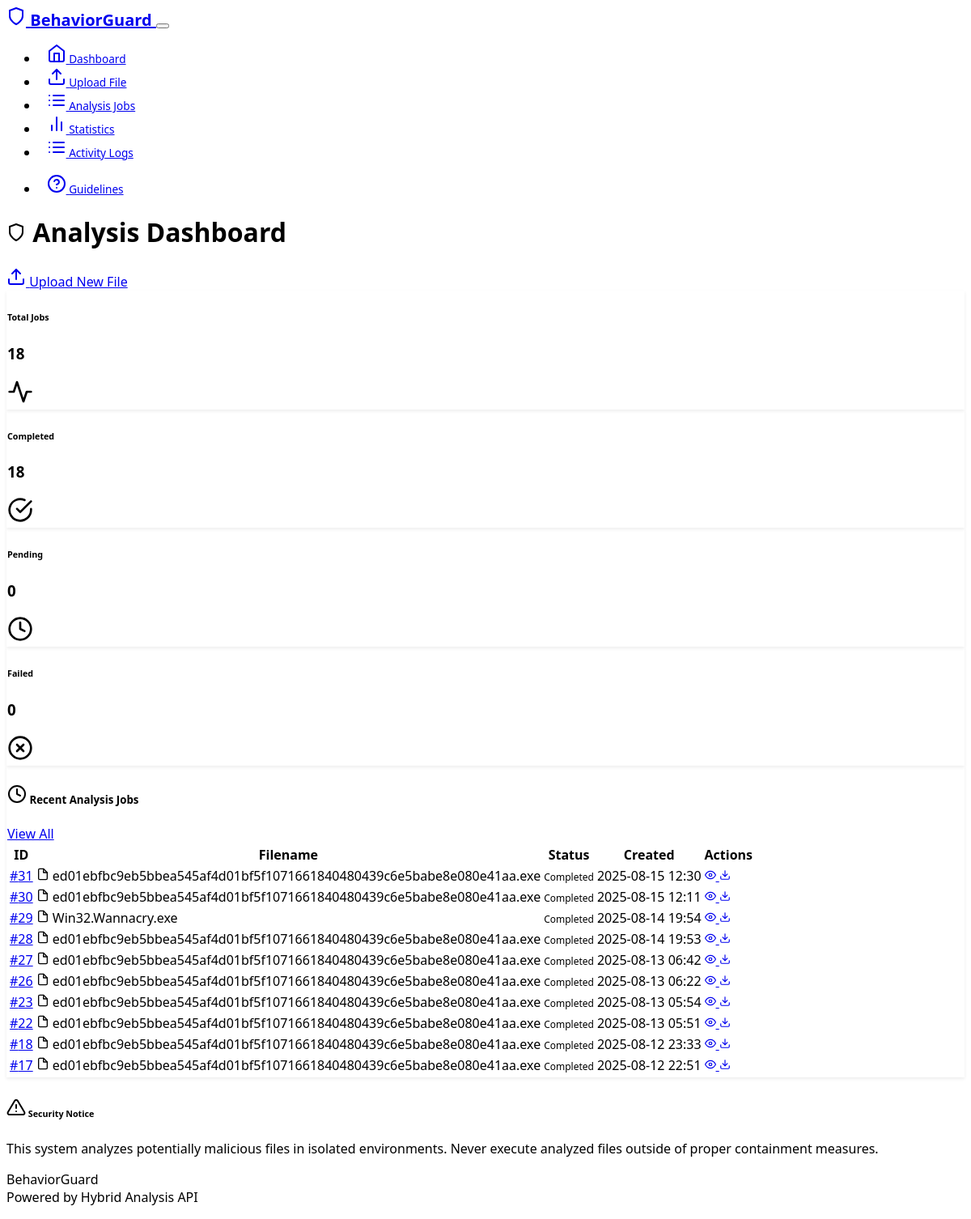
The page / on the database its author committed.
### models.py (models this page shows, shortened)
class AnalysisJob(db.Model):
    id = db.Column(db.Integer, primary_key=True)
    filename = db.Column(db.String(255), nullable=False)
    file_path = db.Column(db.String(500), nullable=False)
    file_hash = db.Column(db.String(64), nullable=False)
    file_size = db.Column(db.Integer, nullable=False)
    status = db.Column(db.Enum(AnalysisStatus), default=AnalysisStatus.PENDING)
    created_at = db.Column(db.DateTime, default=datetime.utcnow)
    updated_at = db.Column(db.DateTime, default=datetime.utcnow, onupdate=datetime.utcnow)
    hybrid_job_id = db.Column(db.String(100))
    hybrid_status = db.Column(db.String(50))
    sandbox_report = db.Column(db.Text)  # JSON string
    network_analysis = db.Column(db.Text)  # JSON string
    process_analysis = db.Column(db.Text)  # JSON string
    yara_matches = db.Column(db.Text)  # JSON string
    iocs = db.Column(db.Text)  # JSON string
    report_path = db.Column(db.String(500))
    error_message = db.Column(db.Text)

### routes/upload.py (the view)
@upload_bp.route('/')
def index():
    try:
        total_jobs = AnalysisJob.query.count()
        completed_jobs = AnalysisJob.query.filter(AnalysisJob.status == AnalysisStatus.COMPLETED).count()
        failed_jobs = AnalysisJob.query.filter(AnalysisJob.status == AnalysisStatus.FAILED).count()
        pending_jobs = AnalysisJob.query.filter(AnalysisJob.status.in_([
            AnalysisStatus.PENDING,
            AnalysisStatus.UPLOADING,
            AnalysisStatus.SANDBOX_SUBMITTED,
            AnalysisStatus.ANALYZING,
            AnalysisStatus.GENERATING_REPORT
        ])).count()
        recent_jobs = AnalysisJob.query.order_by(AnalysisJob.created_at.desc()).limit(10).all()
        stats = {
            'total': total_jobs,
            'completed': completed_jobs,
            'failed': failed_jobs,
            'pending': pending_jobs
        }
        return render_template('index.html', recent_jobs=recent_jobs, stats=stats)
    except Exception as e:
        logger.error(f"Error loading index page: {e}")
        return render_template('index.html', recent_jobs=[], stats={'total': 0, 'completed': 0, 'failed': 0, 'pending': 0})

### templates/index.html (shortened to what this page needs)
{% extends "base.html" %}
{% block content %}
<div class="row">
    <div class="col-12">
        <div class="d-flex justify-content-between align-items-center mb-4">
            <h1 class="h2">
                <i data-feather="shield" class="me-2"></i>
                Analysis Dashboard
            </h1>
            <a href="{{ url_for('upload.upload_file') }}" class="btn btn-primary">
                <i data-feather="upload" class="me-2"></i>
                Upload New File
            </a>
        </div>
    </div>
</div>
<div class="row mb-4">
    <div class="col-md-3">
        <div class="card bg-primary">
            <div class="card-body">
                <div class="d-flex justify-content-between">
                    <div>
                        <h6 class="card-title text-white">Total Jobs</h6>
                        <h3 class="text-white" id="total-jobs">{{ stats.total if stats else 0 }}</h3>
                    </div>
                    <div>
                        <i data-feather="activity" class="text-white" width="32" height="32"></i>
                    </div>
                </div>
            </div>
        </div>
    </div>
    <div class="col-md-3">
        <div class="card bg-success">
            <div class="card-body">
                <div class="d-flex justify-content-between">
                    <div>
                        <h6 class="card-title text-white">Completed</h6>
                        <h3 class="text-white" id="completed-jobs">{{ stats.completed if stats else 0 }}</h3>
                    </div>
                    <div>
                        <i data-feather="check-circle" class="text-white" width="32" height="32"></i>
                    </div>
                </div>
            </div>
        </div>
    </div>
    <div class="col-md-3">
        <div class="card bg-warning">
            <div class="card-body">
                <div class="d-flex justify-content-between">
                    <div>
                        <h6 class="card-title text-dark">Pending</h6>
                        <h3 class="text-dark" id="pending-jobs">{{ stats.pending if stats else 0 }}</h3>
                    </div>
                    <div>
                        <i data-feather="clock" class="text-dark" width="32" height="32"></i>
                    </div>
                </div>
            </div>
        </div>
    </div>
    <div class="col-md-3">
        <div class="card bg-danger">
            <div class="card-body">
                <div class="d-flex justify-content-between">
                    <div>
                        <h6 class="card-title text-white">Failed</h6>
                        <h3 class="text-white" id="failed-jobs">{{ stats.failed if stats else 0 }}</h3>
                    </div>
                    <div>
                        <i data-feather="x-circle" class="text-white" width="32" height="32"></i>
                    </div>
                </div>
            </div>
        </div>
    </div>
</div>
<div class="row">
    <div class="col-12">
        <div class="card">
            <div class="card-header d-flex justify-content-between align-items-center">
                <h5 class="card-title mb-0">
                    <i data-feather="clock" class="me-2"></i>
                    Recent Analysis Jobs
                </h5>
                <a href="{{ url_for('analysis.list_jobs') }}" class="btn btn-outline-secondary btn-sm">
                    View All
                </a>
            </div>
            <div class="card-body">
                {% if recent_jobs %}
                    <div class="table-responsive">
                        <table class="table table-hover">
                            <thead>
                                <tr>
                                    <th>ID</th>
                                    <th>Filename</th>
                                    <th>Status</th>
                                    <th>Created</th>
                                    <th>Actions</th>
                                </tr>
                            </thead>
                            <tbody>
                                {% for job in recent_jobs %}
                                    <tr>
                                        <td>
                                            <a href="{{ url_for('analysis.view_job', job_id=job.id) }}" class="text-decoration-none">
                                                #{{ job.id }}
                                            </a>
                                        </td>
                                        <td>
                                            <div class="d-flex align-items-center">
                                                <i data-feather="file" class="me-2 text-muted" width="16" height="16"></i>
                                                <span class="text-truncate" style="max-width: 200px;">{{ job.filename }}</span>
                                            </div>
                                        </td>
                                        <td>
                                            <span class="badge bg-{{ 'success' if job.status.value == 'completed' else 'warning' if job.status.value == 'pending' else 'danger' if job.status.value == 'failed' else 'info' }}">
                                                {{ job.status.value.title() }}
                                            </span>
                                        </td>
                                        <td class="text-muted small">
                                            {{ job.created_at.strftime('%Y-%m-%d %H:%M') }}
                                        </td>
                                        <td>
                                            <div class="btn-group btn-group-sm">
                                                <a href="{{ url_for('analysis.view_job', job_id=job.id) }}"
                                                   class="btn btn-outline-primary" title="View Details">
                                                    <i data-feather="eye" width="14" height="14"></i>
                                                </a>
                                                {% if job.report_path %}
                                                    <a href="{{ url_for('analysis.download_report', job_id=job.id) }}"
                                                       class="btn btn-outline-success" title="Download Report">
                                                        <i data-feather="download" width="14" height="14"></i>
                                                    </a>
                                                {% endif %}
                                            </div>
                                        </td>
                                    </tr>
                                {% endfor %}
                            </tbody>
                        </table>
                    </div>
                {% endif %}
            </div>
        </div>
    </div>
</div>
{% endblock %}

### templates/base.html (shortened to what this page needs)
<!DOCTYPE html>
<html lang="en" data-bs-theme="dark">
<head>
    <link href="https://cdn.replit.com/agent/bootstrap-agent-dark-theme.min.css" rel="stylesheet">
    <link rel="stylesheet" href="{{ url_for('static', filename='css/style.css') }}">
</head>
<body>
    <nav class="navbar navbar-expand-lg navbar-dark bg-dark border-bottom">
        <div class="container">
            <a class="navbar-brand" href="{{ url_for('upload.index') }}">
                <i data-feather="shield" class="me-2"></i>
                BehaviorGuard
            </a>
            <button class="navbar-toggler" type="button" data-bs-toggle="collapse" data-bs-target="#navbarNav">
            </button>
            <div class="collapse navbar-collapse" id="navbarNav">
                <ul class="navbar-nav me-auto">
                    <li class="nav-item">
                        <a class="nav-link" href="{{ url_for('upload.index') }}" style="font-size: 0.85rem; padding: 0.4rem 0.6rem; transition: all 0.3s ease;">
                            <i data-feather="home" class="me-1"></i>
                            Dashboard
                        </a>
                    </li>
                    <li class="nav-item">
                        <a class="nav-link" href="{{ url_for('upload.upload_file') }}" style="font-size: 0.85rem; padding: 0.4rem 0.6rem; transition: all 0.3s ease;">
                            <i data-feather="upload" class="me-1"></i>
                            Upload File
                        </a>
                    </li>
                    <li class="nav-item">
                        <a class="nav-link" href="{{ url_for('analysis.list_jobs') }}" style="font-size: 0.85rem; padding: 0.4rem 0.6rem; transition: all 0.3s ease;">
                            <i data-feather="list" class="me-1"></i>
                            Analysis Jobs
                        </a>
                    </li>
                    <li class="nav-item">
                        <a class="nav-link" href="{{ url_for('analysis.analysis_stats') }}" style="font-size: 0.85rem; padding: 0.4rem 0.6rem; transition: all 0.3s ease;">
                            <i data-feather="bar-chart-2" class="me-1"></i>
                            Statistics
                        </a>
                    </li>
                    <li class="nav-item">
                        <a class="nav-link" href="{{ url_for('analysis.activity_logs') }}" style="font-size: 0.85rem; padding: 0.4rem 0.6rem; transition: all 0.3s ease;">
                            <i data-feather="list" class="me-1"></i>
                            Activity Logs
                        </a>
                    </li>
                </ul>
                <ul class="navbar-nav">
                    <li class="nav-item">
                        <a class="nav-link" href="{{ url_for('upload.upload_guidelines') }}" style="font-size: 0.85rem; padding: 0.4rem 0.6rem; transition: all 0.3s ease;">
                            <i data-feather="help-circle" class="me-1"></i>
                            Guidelines
                        </a>
                    </li>
                </ul>
            </div>
        </div>
    </nav>
    <main class="container my-4">
        {% block content %}{% endblock %}
    </main>
    <footer class="bg-dark border-top mt-5 py-4">
        <div class="container">
            <div class="row">
                <div class="col-md-8">
                    <h6 class="text-warning">
                        <i data-feather="alert-triangle" class="me-2"></i>
                        Security Notice
                    </h6>
                    <p class="text-muted small mb-0">
                        This system analyzes potentially malicious files in isolated environments.
                        Never execute analyzed files outside of proper containment measures.
                    </p>
                </div>
                <div class="col-md-4 text-end">
                    <p class="text-muted small mb-0">
                        BehaviorGuard <br>
                        <span class="text-secondary">Powered by Hybrid Analysis API</span>
                    </p>
                </div>
            </div>
        </div>
    </footer>
</body>
</html>

### static/css/style.css (style rules this page uses)
:root { --bs-primary: #0d6efd; --bs-success: #198754; --bs-danger: #dc3545; --bs-warning: #ffc107; --bs-info: #0dcaf0; --bs-secondary: #6c757d; --cyber-blue: #00d4ff; --cyber-green: #00ff88; --cyber-orange: #ff6b35; --cyber-purple: #8b5cf6; }
body { font-family: 'Segoe UI', Tahoma, Geneva, Verdana, sans-serif; background-color: var(--bs-dark); color: var(--bs-light); }
.navbar-brand { font-weight: 600; font-size: 1.25rem; }
.navbar .nav-link { transition: color 0.3s ease; }
.card { border: 1px solid rgba(255, 255, 255, 0.1); box-shadow: 0 0.125rem 0.25rem rgba(0, 0, 0, 0.075); transition: transform 0.2s ease, box-shadow 0.2s ease; }
.card-header { background-color: rgba(255, 255, 255, 0.05); border-bottom: 1px solid rgba(255, 255, 255, 0.1); }
.badge { font-size: 0.75em; font-weight: 500; }
.btn { border-radius: 0.375rem; font-weight: 500; transition: all 0.2s ease; }
.btn-group .btn { transform: none; }
.table > :not(caption) > * > * { border-bottom-color: rgba(255, 255, 255, 0.1); }
footer { margin-top: auto; }

### rows shown on the page
AnalysisJob: id "31", filename "ed01ebfbc9eb5bbea545af4d01bf5f1071661840480439c6e5babe8e080e41aa.exe", status.value "Completed", created_at "2025-08-15 12:30"
AnalysisJob: id "30", filename "ed01ebfbc9eb5bbea545af4d01bf5f1071661840480439c6e5babe8e080e41aa.exe", status.value "Completed", created_at "2025-08-15 12:11"
AnalysisJob: id "29", filename "Win32.Wannacry.exe", status.value "Completed", created_at "2025-08-14 19:54"
AnalysisJob: id "28", filename "ed01ebfbc9eb5bbea545af4d01bf5f1071661840480439c6e5babe8e080e41aa.exe", status.value "Completed", created_at "2025-08-14 19:53"
AnalysisJob: id "27", filename "ed01ebfbc9eb5bbea545af4d01bf5f1071661840480439c6e5babe8e080e41aa.exe", status.value "Completed", created_at "2025-08-13 06:42"
AnalysisJob: id "26", filename "ed01ebfbc9eb5bbea545af4d01bf5f1071661840480439c6e5babe8e080e41aa.exe", status.value "Completed", created_at "2025-08-13 06:22"
AnalysisJob: id "23", filename "ed01ebfbc9eb5bbea545af4d01bf5f1071661840480439c6e5babe8e080e41aa.exe", status.value "Completed", created_at "2025-08-13 05:54"
AnalysisJob: id "22", filename "ed01ebfbc9eb5bbea545af4d01bf5f1071661840480439c6e5babe8e080e41aa.exe", status.value "Completed", created_at "2025-08-13 05:51"
AnalysisJob: id "18", filename "ed01ebfbc9eb5bbea545af4d01bf5f1071661840480439c6e5babe8e080e41aa.exe", status.value "Completed", created_at "2025-08-12 23:33"
AnalysisJob: id "17", filename "ed01ebfbc9eb5bbea545af4d01bf5f1071661840480439c6e5babe8e080e41aa.exe", status.value "Completed", created_at "2025-08-12 22:51"

### other values the page prints
{{ stats.total if stats else 0 }} "18"
{{ stats.completed if stats else 0 }} "18"
{{ stats.pending if stats else 0 }} "0"
{{ stats.failed if stats else 0 }} "0"
